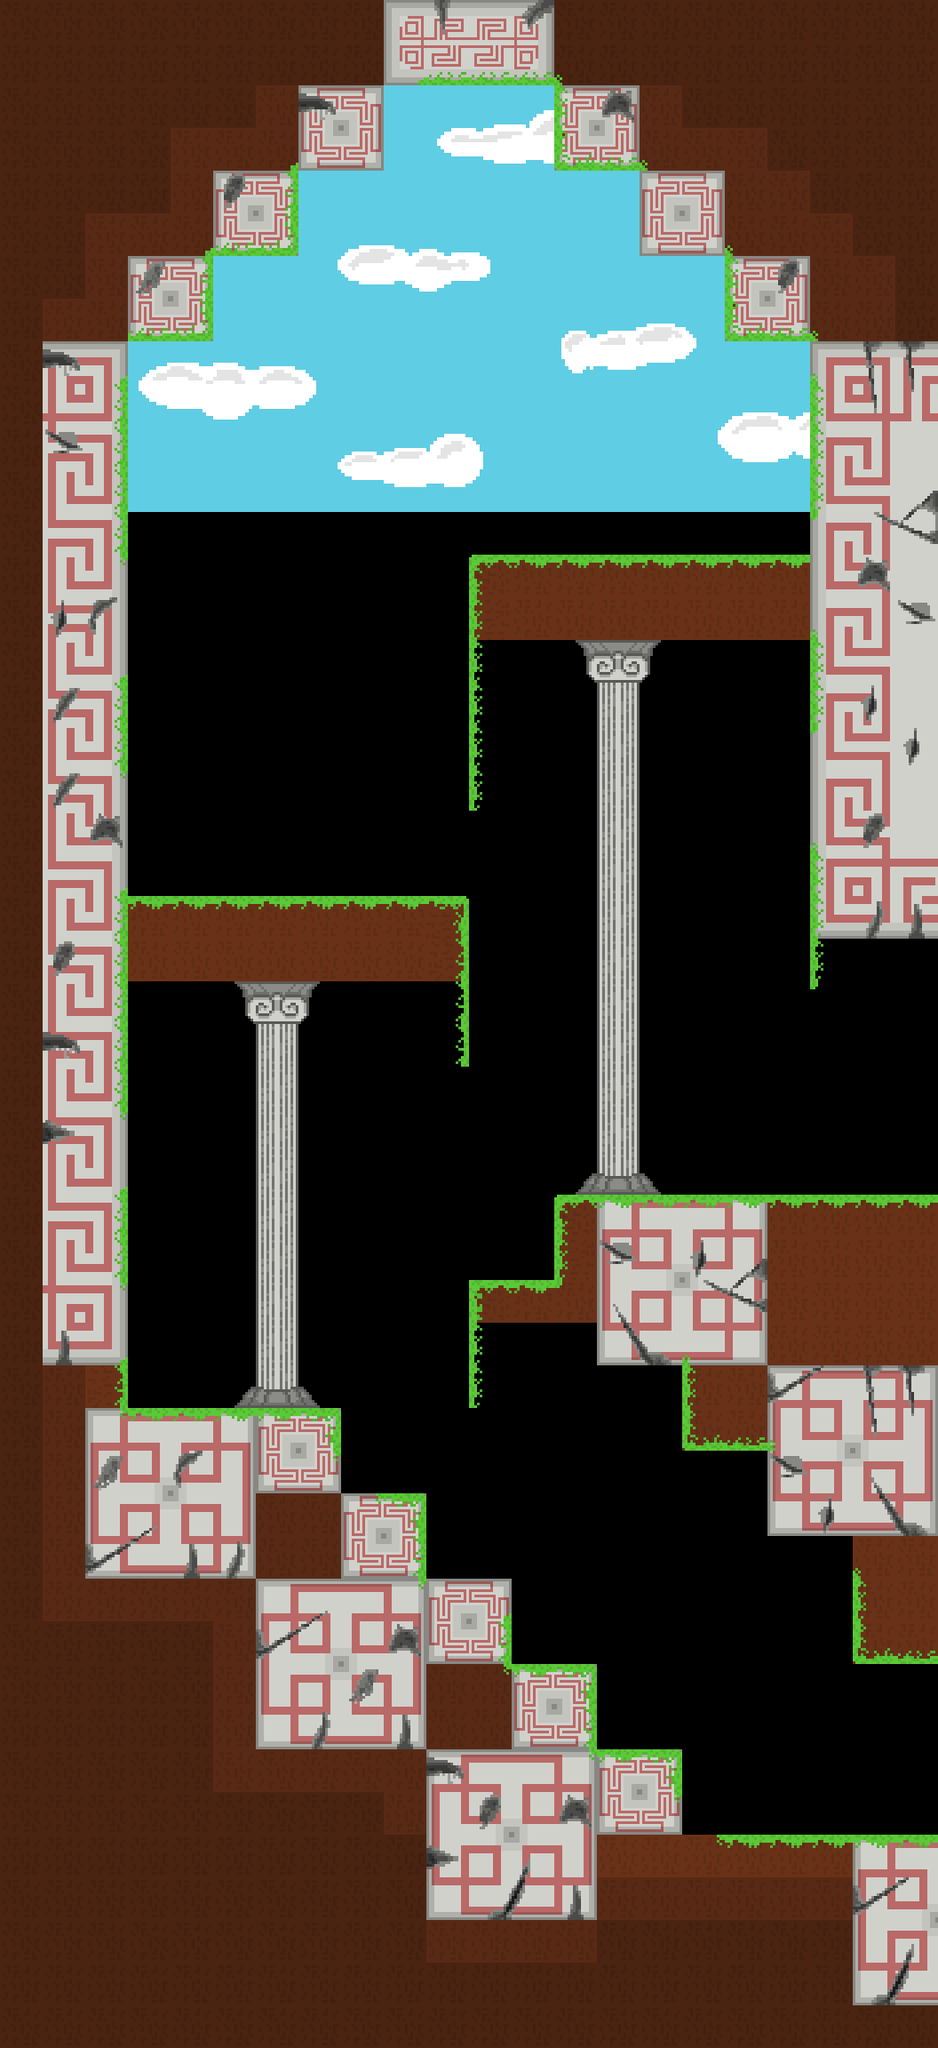

Tiled map render using the project's own tile images. Description and the map definition, with tile-layer contents summarised, below:
An orthogonal 22x48 tile map with 48x48 px tiles, 4 tile layers (back_tiles, back_second, front, front_second), 5 tilesets, 1 image layer and 32 objects (2x SpawnPoint, 2x EnemyGroundedElemental, 2x Portal, EnemyCloudSummoner, HealthChargePickup).

<map version="1.11" tiledversion="1.11.0" orientation="orthogonal" renderorder="right-down" width="22" height="48" tilewidth="48" tileheight="48" infinite="0" nextlayerid="22" nextobjectid="355">
 <tileset firstgid="1" name="tileset01" tilewidth="48" tileheight="48" tilecount="176" columns="16">
  <image source="../tilesets/tileset01.png" width="768" height="528" />
 </tileset>
 <tileset firstgid="177" name="tileset02" tilewidth="48" tileheight="48" tilecount="121" columns="11">
  <image source="../tilesets/tileset02.png" width="528" height="528" />
 </tileset>
 <tileset firstgid="298" name="tileset03" tilewidth="48" tileheight="48" tilecount="306" columns="17">
  <image source="../tilesets/tileset03.png" width="816" height="864" />
 </tileset>
 <tileset firstgid="604" name="objects" tilewidth="48" tileheight="48" tilecount="64" columns="8">
  <image source="../tilesets/objects.png" width="384" height="384" />
 </tileset>
 <tileset firstgid="668" name="tileset04" tilewidth="48" tileheight="48" tilecount="240" columns="16">
  <image source="../tilesets/tileset04.png" width="768" height="720" />
 </tileset>
 <imagelayer id="17" name="Image Layer 1">
  <image source="../Backgrounds/ground_back.png" width="1024" height="576" />
  <properties>
   <property name="depth" type="int" value="3000" />
   <property name="parallax_x" type="float" value="1" />
   <property name="parallax_y" type="float" value="1" />
   <property name="repeat_y" type="bool" value="true" />
  </properties>
 </imagelayer>
 <layer id="11" name="back_tiles" width="22" height="48">
  <properties>
   <property name="depth" type="int" value="1050" />
   <property name="tileset" type="int" value="4" />
  </properties>
  <data>[1056 cells, 570 non-empty, 65 distinct tile ids]</data>
 </layer>
 <layer id="21" name="back_second" width="22" height="48">
  <properties>
   <property name="depth" type="int" value="1000" />
   <property name="tileset" type="int" value="4" />
  </properties>
  <data>[1056 cells, 228 non-empty, 51 distinct tile ids]</data>
 </layer>
 <layer id="12" name="front" width="22" height="48">
  <properties>
   <property name="depth" type="int" value="950" />
   <property name="tileset" type="int" value="0" />
  </properties>
  <data>[1056 cells, 0 non-empty, 0 distinct tile ids]</data>
 </layer>
 <layer id="20" name="front_second" width="22" height="48">
  <properties>
   <property name="depth" type="int" value="900" />
   <property name="tileset" type="int" value="2" />
  </properties>
  <data>[1056 cells, 0 non-empty, 0 distinct tile ids]</data>
 </layer>
 <objectgroup color="#ffaa00" id="16" name="spawnpoints">
  <object id="170" type="SpawnPoint" x="1008" y="1056" width="48" height="48">
   <properties>
    <property name="id" type="int" value="1" />
   </properties>
  </object>
  <object id="338" type="SpawnPoint" x="1008" y="1872" width="48" height="48">
   <properties>
    <property name="id" type="int" value="0" />
   </properties>
  </object>
 </objectgroup>
 <objectgroup id="14" name="objects">
  <object id="351" type="EnemyCloudSummoner" x="240" y="864" width="64" height="48">
   <properties>
    <property name="initial_y" type="int" value="864" />
   </properties>
  </object>
  <object id="352" type="EnemyGroundedElemental" x="192" y="1536" width="48" height="48">
   <properties>
    <property name="color" type="int" value="2" />
   </properties>
  </object>
  <object id="353" type="EnemyGroundedElemental" x="624" y="1824" width="48" height="48">
   <properties>
    <property name="color" type="int" value="2" />
   </properties>
  </object>
  <object id="354" type="HealthChargePickup" x="720" y="528" width="48" height="48">
   <properties>
    <property name="id" type="int" value="16" />
    <property name="lore" type="int" value="26" />
    <property name="text" value="How was anyone able to reach this place?" />
   </properties>
  </object>
 </objectgroup>
 <objectgroup color="#0000ff" id="13" name="walls">
  <properties>
   <property name="isWallLayer" type="bool" value="true" />
  </properties>
  <object id="271" x="528" y="624" width="384" height="96" />
  <object id="277" x="576" y="1872" width="96" height="432" />
  <object id="318" x="240" y="0" width="96" height="288" />
  <object id="319" x="336" y="0" width="96" height="192" />
  <object id="320" x="432" y="0" width="192" height="96" />
  <object id="269" x="864" y="1344" width="96" height="384" />
  <object id="345" x="768" y="1344" width="96" height="288" />
  <object id="346" x="672" y="1344" width="96" height="192" />
  <object id="349" x="144" y="1008" width="384" height="96" />
  <object id="348" x="624" y="1344" width="48" height="96" />
  <object id="347" x="528" y="1440" width="144" height="48" />
  <object id="215" x="912" y="0" width="144" height="1056" />
  <object id="316" x="624" y="0" width="96" height="192" />
  <object id="218" x="144" y="0" width="96" height="384" />
  <object id="322" x="720" y="0" width="96" height="288" />
  <object id="313" x="960" y="1344" width="96" height="528" />
  <object id="314" x="480" y="1776" width="96" height="528" />
  <object id="340" x="384" y="1680" width="96" height="624" />
  <object id="341" x="288" y="1584" width="96" height="720" />
  <object id="342" x="144" y="1584" width="144" height="720" />
  <object id="343" x="0" y="0" width="144" height="2304" />
  <object id="339" x="816" y="0" width="96" height="384" />
  <object id="310" x="768" y="2064" width="288" height="240" />
  <object id="311" x="672" y="1968" width="96" height="336" />
 </objectgroup>
 <objectgroup color="#00ff00" id="15" name="doors">
  <object id="169" type="Portal" x="1104" y="1056" width="48" height="288">
   <properties>
    <property name="horizontal" type="bool" value="false" />
    <property name="id_point" type="int" value="0" />
    <property name="id_room" type="int" value="48" />
   </properties>
  </object>
  <object id="337" type="Portal" x="1104" y="1872" width="48" height="192">
   <properties>
    <property name="horizontal" type="bool" value="false" />
    <property name="id_point" type="int" value="1" />
    <property name="id_room" type="int" value="46" />
   </properties>
  </object>
 </objectgroup>
</map>
